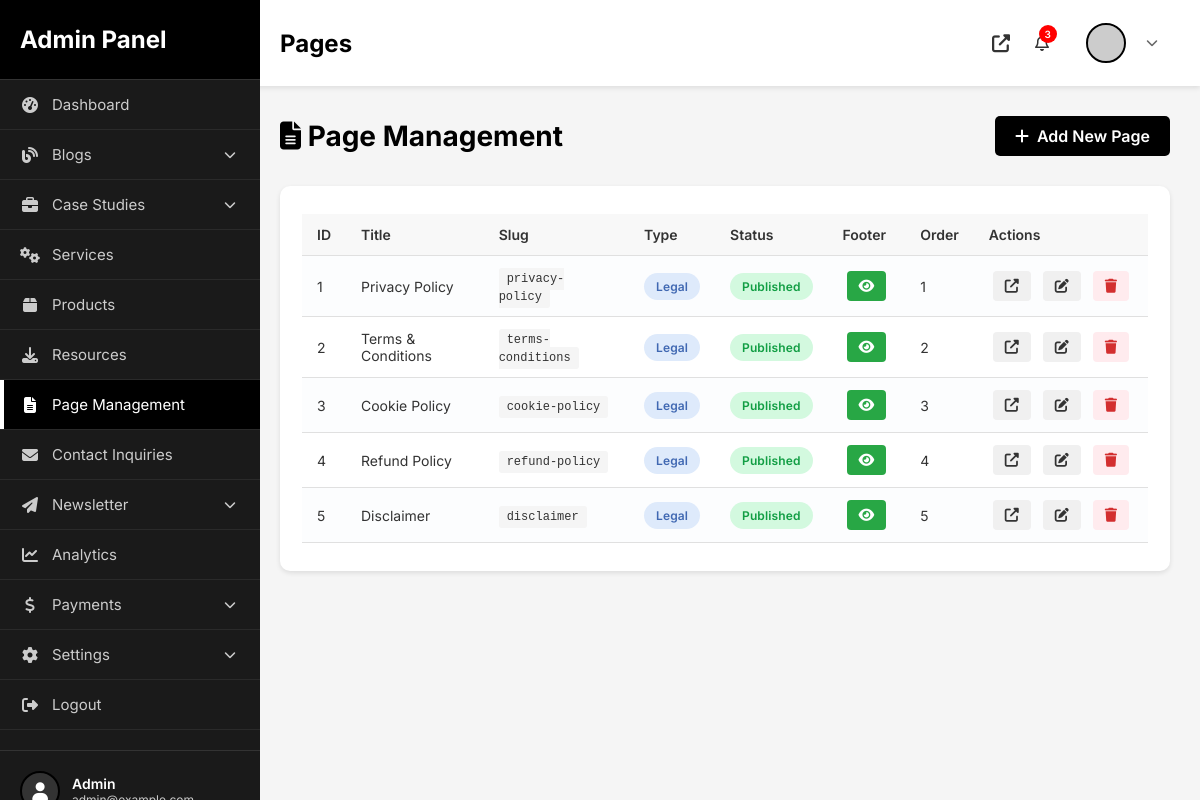
Page /admin/pages.php (signed in) on the committed database.
### tables this page shows
CREATE TABLE IF NOT EXISTS `pages` (
  `id` int(11) NOT NULL AUTO_INCREMENT,
  `title` varchar(255) NOT NULL,
  `slug` varchar(255) NOT NULL,
  `content` longtext NOT NULL,
  `meta_title` varchar(255) DEFAULT NULL,
  `meta_description` text DEFAULT NULL,
  `meta_keywords` text DEFAULT NULL,
  `page_type` enum('legal','standard','custom') DEFAULT 'standard',
  `show_in_footer` tinyint(1) DEFAULT 0,
  `footer_order` int(11) DEFAULT 0,
  `status` enum('published','draft') DEFAULT 'draft',
  `created_at` timestamp NOT NULL DEFAULT CURRENT_TIMESTAMP,
  `updated_at` timestamp NULL DEFAULT NULL ON UPDATE CURRENT_TIMESTAMP,
  PRIMARY KEY (`id`),
  UNIQUE KEY `slug` (`slug`),
  KEY `page_type` (`page_type`),
  KEY `show_in_footer` (`show_in_footer`)
);

### admin/pages.php (the view, shortened to what this page needs)
<?php
require_once __DIR__ . '/../config/config.php';
try {
    $pages = $db->query("SELECT * FROM pages ORDER BY page_type, footer_order, title")->fetchAll();
} catch(PDOException $e) {
    $pages = [];
    error_log("Fetch pages error: " . $e->getMessage());
}
?>
<?php include 'includes/layout-start.php'; ?>
<div class="page-header">
    <h1><i class="fas fa-file-alt"></i> Page Management</h1>
    <a href="page-add.php" class="btn-primary"><i class="fas fa-plus"></i> Add New Page</a>
</div>
<div class="content-card">
    <div class="table-responsive">
        <table class="data-table">
            <thead>
                <tr>
                    <th>ID</th>
                    <th>Title</th>
                    <th>Slug</th>
                    <th>Type</th>
                    <th>Status</th>
                    <th>Footer</th>
                    <th>Order</th>
                    <th>Actions</th>
                </tr>
            </thead>
            <tbody>
                <?php if(empty($pages)): ?>
                    <tr>
                        <td colspan="8" style="text-align: center; padding: 40px;">
                            <i class="fas fa-inbox" style="font-size: 48px; color: #ccc; margin-bottom: 15px;"></i>
                            <p>No pages found. <a href="page-add.php">Create your first page</a></p>
                        </td>
                    </tr>
                <?php else: ?>
                    <?php foreach($pages as $page): ?>
                    <tr>
                        <td><?php echo $page['id']; ?></td>
                        <td><?php echo htmlspecialchars(substr($page['title'], 0, 40)); ?></td>
                        <td><code><?php echo htmlspecialchars($page['slug']); ?></code></td>
                        <td>
                            <span class="badge <?php echo $page['page_type'] === 'legal' ? 'badge-info' : 'badge-secondary'; ?>">
                                <?php echo ucfirst($page['page_type']); ?>
                            </span>
                        </td>
                        <td>
                            <span class="badge <?php echo $page['status'] === 'published' ? 'badge-success' : 'badge-warning'; ?>">
                                <?php echo ucfirst($page['status']); ?>
                            </span>
                        </td>
                        <td>
                            <a href="?toggle_footer=1&id=<?php echo $page['id']; ?>"
                               class="btn-icon <?php echo $page['show_in_footer'] ? 'btn-success' : ''; ?>"
                               title="<?php echo $page['show_in_footer'] ? 'Hide from footer' : 'Show in footer'; ?>">
                                <i class="fas fa-<?php echo $page['show_in_footer'] ? 'eye' : 'eye-slash'; ?>"></i>
                            </a>
                        </td>
                        <td><?php echo $page['footer_order']; ?></td>
                        <td>
                            <a href="/<?php echo $page['slug']; ?>.php"
                               target="_blank"
                               class="btn-icon"
                               title="View Page">
                                <i class="fas fa-external-link-alt"></i>
                            </a>
                            <a href="page-edit.php?id=<?php echo $page['id']; ?>"
                               class="btn-icon"
                               title="Edit">
                                <i class="fas fa-edit"></i>
                            </a>
                            <a href="?delete=<?php echo $page['id']; ?>"
                               class="btn-icon btn-danger"
                               title="Delete"
                               onclick="return confirm('Are you sure you want to delete this page?')">
                                <i class="fas fa-trash"></i>
                            </a>
                        </td>
                    </tr>
                    <?php endforeach; ?>
                <?php endif; ?>
            </tbody>
        </table>
    </div>
</div>
<?php include 'includes/layout-end.php'; ?>

### admin/assets/css/admin.css (style rules this page uses)
* { margin: 0; padding: 0; box-sizing: border-box; }
body { font-family: 'Inter', -apple-system, BlinkMacSystemFont, 'Segoe UI', sans-serif; background: #f5f5f5; color: #333; }
.page-header { display: flex; justify-content: space-between; align-items: center; margin-bottom: 30px; }
.page-header h1 { font-size: 28px; color: #000; }
.content-card { background: white; border-radius: 10px; box-shadow: 0 2px 5px rgba(0,0,0,0.1); overflow: hidden; }
.table-responsive { overflow-x: auto; }
.data-table { width: 100%; border-collapse: collapse; }
.data-table thead { background: #f8f8f8; }
.data-table th, .data-table td { padding: 12px 15px; text-align: left; border-bottom: 1px solid #e0e0e0; }
.data-table th { font-weight: 600; font-size: 14px; color: #333; }
.data-table td { font-size: 14px; }
.badge { display: inline-block; padding: 6px 12px; border-radius: 14px; font-size: 12px; font-weight: 600; letter-spacing: .01em; }
.badge-success { background: #d3f9df; color: #129e44; }
.badge-info { background: #deeafb; color: #4068b2; }
.btn-primary, .btn-small, .btn-icon { padding: 10px 20px; background: #000; color: white; border: none; border-radius: 5px; cursor: pointer; text-decoration: none; display: inline-flex; align-items: center; gap: 8px; font-weight: 600; transition: all 0.3s; }
.btn-icon { padding: 8px 12px; font-size: 14px; background: #f0f0f0; color: #333; border-radius: 4px; text-decoration: none; display: inline-flex; align-items: center; justify-content: center; transition: all 0.3s; margin: 0 4px; }
.btn-icon.btn-danger { background: #ffebee; color: #d32f2f; }
.btn-danger { background: #d32f2f; }
.data-table tbody tr:nth-child(odd) td { background: #fcfdfe; }
.data-table td:last-child { white-space: nowrap; }
.data-table .btn-icon i { font-size: 14px; }
.content-card { padding: 28px 22px; margin-bottom: 30px; max-height: 112vh; overflow-y: auto; }

### admin/pages.php (style rules this page uses)
.btn-success { background: #28a745 !important; color: white !important; }
code { background: #f5f5f5; padding: 4px 8px; border-radius: 3px; font-family: 'Courier New', monospace; font-size: 12px; }

### rows in the picture
pages: id "1", title "Privacy Policy", slug "privacy-policy", page_type "Legal", status "Published", show_in_footer 1 (drawn), footer_order "1"
pages: id "2", title "Terms & Conditions", slug "terms-conditions", page_type "Legal", status "Published", show_in_footer 1 (drawn), footer_order "2"
pages: id "3", title "Cookie Policy", slug "cookie-policy", page_type "Legal", status "Published", show_in_footer 1 (drawn), footer_order "3"
pages: id "4", title "Refund Policy", slug "refund-policy", page_type "Legal", status "Published", show_in_footer 1 (drawn), footer_order "4"
pages: id "5", title "Disclaimer", slug "disclaimer", page_type "Legal", status "Published", show_in_footer 1 (drawn), footer_order "5"

### other values in the picture
str_replace('-', ' ', basename($_SERVER['PHP_SELF'], '.php')) "Pages"
